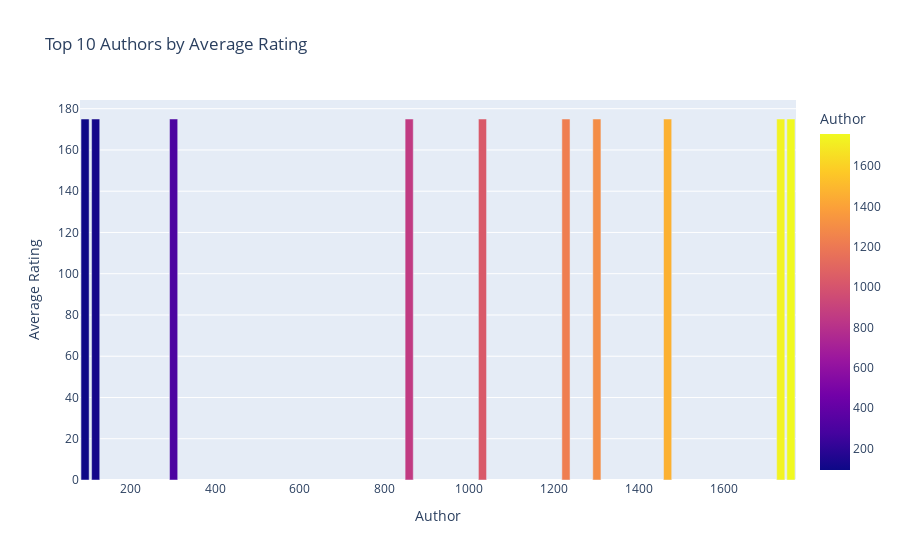

The notebook cell saved with this chart:
### Code cell
author_ratings = df.groupby('Author')['Rating'].mean().reset_index()
top_10_authors = author_ratings.sort_values(by='Rating', ascending=False).nlargest(10, 'Rating')
print(top_10_authors)
fig = px.bar(top_10_authors, x = 'Author', 
             y = 'Rating', 
             title = 'Top 10 Authors by Average Rating', 
             color = 'Author', 
             color_discrete_sequence = px.colors.qualitative.T10)

fig.update_layout(xaxis_title = 'Author', 
                  yaxis_title = 'Average Rating', 
                  xaxis = {'categoryorder':'total descending'})
fig.show()

### Figure 1 — Plotly figure (JSON) as saved in the notebook; plotly's stock layout.template omitted (floating-point values rounded to 4 significant figures)
{"data": [{"alignmentgroup": "True", "hovertemplate": "Author=%{marker.color}<br>Rating=%{y}<extra></extra>", "legendgroup": "", "marker": {"color": [1228, 1301, 93, 1031, 1735, 118, 1468, 1759, 302, 858], "coloraxis": "coloraxis", "pattern": {"shape": ""}}, "name": "", "offsetgroup": "", "orientation": "v", "selectedpoints": [0, 1, 2, 3, 4, 5, 6, 7, 8, 9], "showlegend": false, "textposition": "auto", "type": "bar", "x": [1228, 1301, 93, 1031, 1735, 118, 1468, 1759, 302, 858], "xaxis": "x", "y": [175, 175, 175, 175, 175, 175, 175, 175, 175, 175], "yaxis": "y"}], "layout": {"autosize": true, "barmode": "relative", "coloraxis": {"colorbar": {"title": {"text": "Author"}}, "colorscale": [[0, "#0d0887"], [0.1111, "#46039f"], [0.2222, "#7201a8"], [0.3333, "#9c179e"], [0.4444, "#bd3786"], [0.5556, "#d8576b"], [0.6667, "#ed7953"], [0.7778, "#fb9f3a"], [0.8889, "#fdca26"], [1, "#f0f921"]]}, "dragmode": "select", "legend": {"tracegroupgap": 0}, "title": {"text": "Top 10 Authors by Average Rating"}, "xaxis": {"anchor": "y", "autorange": true, "categoryorder": "total descending", "domain": [0, 1], "range": [81, 1771], "title": {"text": "Author"}, "type": "linear"}, "yaxis": {"anchor": "x", "autorange": true, "domain": [0, 1], "range": [0, 184.2], "title": {"text": "Average Rating"}, "type": "linear"}}}
